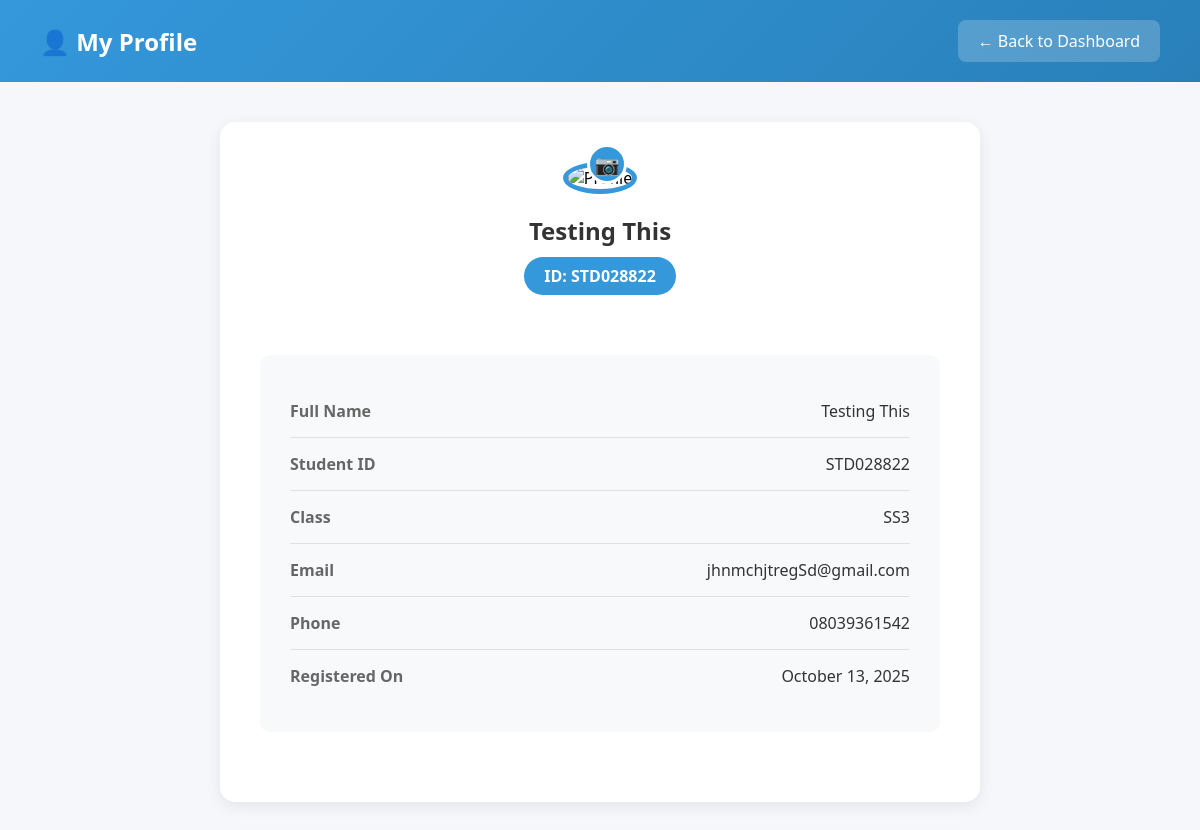
The page /student/profile/ (signed in) on the database its author committed.
### accounts/models.py (models this page shows, shortened)
class Student(models.Model):
    DEPARTMENT_CHOICES = [
        ('', 'N/A (Junior Classes)'),  # Default for JSS1-3
        ('Science', 'Science Department'),
        ('Art', 'Art Department'),
        ('Commercial', 'Commercial Department'),
    ]
    user = models.OneToOneField(User, on_delete=models.CASCADE)
    student_id = models.CharField(max_length=20, unique=True)
    full_name = models.CharField(max_length=200)
    email = models.EmailField(blank=True, null=True)
    phone = models.CharField(max_length=15, blank=True, null=True)
    class_name = models.CharField(max_length=50)
    department = models.CharField(
        max_length=20,
        choices=DEPARTMENT_CHOICES,
        blank=True,
        default='',
        help_text="Required for SS1, SS2, SS3 students only"
    )
    profile_picture = models.ImageField(upload_to='student_profiles/', null=True, blank=True)
    created_at = models.DateTimeField(auto_now_add=True)
    registered_by = models.ForeignKey(Admin, on_delete=models.SET_NULL, null=True, blank=True)

### accounts/views.py (the view, shortened to what this page needs)
# urls.py: path('student/profile/', views.student_profile, name='student_profile'),
@login_required
def student_profile(request):
    try:
        student = Student.objects.get(user=request.user)
    except Student.DoesNotExist:
        messages.error(request, 'Access denied.')
        return redirect('unified_login')
    context = {'student': student}
    return render(request, 'student_profile.html', context)

### accounts/templates/student_profile.html (shortened to what this page needs)
<!DOCTYPE html>
<html lang="en">
<head>
</head>
<body>
    <nav class="navbar">
        <h1>👤 My Profile</h1>
        <a href="{% url 'student_dashboard' %}">← Back to Dashboard</a>
    </nav>
    <div class="container">
        <div class="profile-card">
            <div class="profile-header">
                <form method="POST" enctype="multipart/form-data" id="profileForm">
                    <div class="profile-pic-container">
                        <label for="fileInput" class="upload-btn" title="Change profile picture">
                            📷
                        </label>
                    </div>
                </form>
                <h2>{{ student.full_name }}</h2>
                <span class="student-id-badge">ID: {{ student.student_id }}</span>
            </div>
            <div class="profile-info">
                <div class="info-row">
                    <span class="info-label">Full Name</span>
                    <span class="info-value">{{ student.full_name }}</span>
                </div>
                <div class="info-row">
                    <span class="info-label">Student ID</span>
                    <span class="info-value">{{ student.student_id }}</span>
                </div>
                <div class="info-row">
                    <span class="info-label">Class</span>
                    <span class="info-value">{{ student.class_name }}</span>
                </div>
                <div class="info-row">
                    <span class="info-label">Email</span>
                    <span class="info-value">{{ student.email }}</span>
                </div>
                <div class="info-row">
                    <span class="info-label">Phone</span>
                    <span class="info-value">{{ student.phone }}</span>
                </div>
                <div class="info-row">
                    <span class="info-label">Registered On</span>
                    <span class="info-value">{{ student.created_at|date:"F d, Y" }}</span>
                </div>
            </div>
        </div>
    </div>
</body>
</html>

### accounts/templates/student_profile.html (style rules this page uses)
* { margin: 0; padding: 0; box-sizing: border-box; }
body { font-family: 'Segoe UI', Tahoma, Geneva, Verdana, sans-serif; background: #f5f7fa; }
.navbar { background: linear-gradient(135deg, #3498db 0%, #2980b9 100%); color: white; padding: 20px 40px; display: flex; justify-content: space-between; align-items: center; }
.navbar a { color: white; text-decoration: none; padding: 10px 20px; background: rgba(255,255,255,0.2); border-radius: 8px; }
.container { max-width: 800px; margin: 40px auto; padding: 0 20px; }
.profile-card { background: white; padding: 40px; border-radius: 15px; box-shadow: 0 4px 15px rgba(0,0,0,0.08); }
.profile-header { text-align: center; margin-bottom: 40px; }
.profile-pic-container { position: relative; display: inline-block; margin-bottom: 20px; }
.upload-btn { position: absolute; bottom: 10px; right: 10px; background: #3498db; color: white; width: 40px; height: 40px; border-radius: 50%; display: flex; align-items: center; justify-content: center; cursor: pointer; font-size: 20px; border: 3px solid white; }
.profile-info { background: #f8f9fa; padding: 30px; border-radius: 10px; margin-bottom: 30px; }
.info-row { display: flex; justify-content: space-between; padding: 15px 0; border-bottom: 1px solid #e0e0e0; }
.info-row:last-child { border-bottom: none; }
.info-label { color: #666; font-weight: 600; }
.info-value { color: #333; }
h2 { color: #333; margin-bottom: 10px; }
.student-id-badge { background: #3498db; color: white; padding: 8px 20px; border-radius: 20px; display: inline-block; font-weight: bold; margin-bottom: 20px; }

### rows shown on the page
Student: full_name "Testing This", student_id "STD028822", class_name "SS3", email "jhnmchjtregSd@gmail.com", phone "08039361542", created_at "October 13, 2025"
